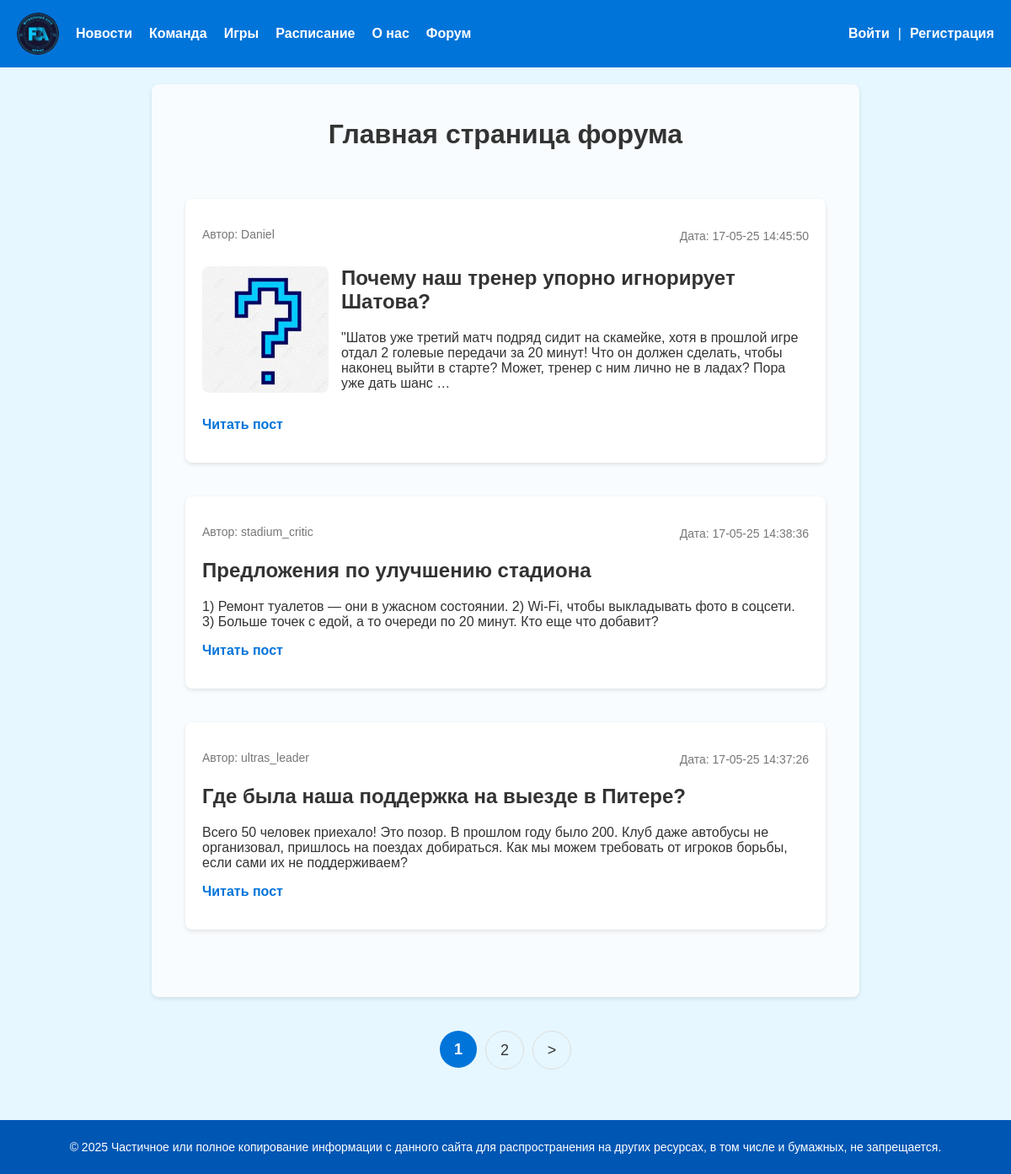
Screenshot of /forum/home/ with the database file from the repository.
### forum/models.py (models this page shows, shortened)
class Post(models.Model):
    class Status(models.IntegerChoices):
        DRAFT = 0, 'черновик'
        PUBLISHED = 1, 'опубликованно'
    title = models.CharField(max_length=255, verbose_name="Заголовок")
    slug = models.SlugField(max_length=255, unique=True, db_index=True, verbose_name="Slug")
    photo = models.ImageField(upload_to="post_photo/%y/%m/%d", default=None, blank=True, null=True, verbose_name="Фото")
    content = models.TextField(blank=True, verbose_name="Текст новости", validators=[MinLengthValidator(5, message="Минимум 5 символов"), MaxLengthValidator(10000, message="Максимум 10000 символов")])
    time_create = models.DateTimeField(auto_now_add=True, verbose_name="Время создания")
    time_update = models.DateTimeField(auto_now=True, verbose_name="Время изменения")
    is_published = models.BooleanField(choices=tuple(map(lambda x: (bool(x[0]), x[1]), Status.choices)), default=Status.DRAFT, verbose_name="Статус")
    author = models.ForeignKey(get_user_model(), on_delete=models.CASCADE, related_name='posts', null=True, default=None)
    objects = models.Manager()
    published = PublishedManager()
    def get_absolute_url(self):
        return reverse('forum:post', kwargs={'post_slug': self.slug})
    class Meta:
        verbose_name = "Пост"
        verbose_name_plural = "Посты"

### users/models.py (models this page shows)
class User(AbstractUser):
    photo = models.ImageField(upload_to='user_photo/%Y/%m/%d', blank=True, null=True, verbose_name='Аватар')
    date_birth = models.DateTimeField(blank=True, null=True, verbose_name='Дата рождения')

### forum/views.py (the view)
# urls.py: path('home/', views.ForumHome.as_view(), name='forum_home'),
class ForumHome(DataMixin, ListView):
    template_name = 'forum/home.html'
    context_object_name = 'posts'
    title_page = 'Главная страница форума'
    def get_queryset(self):
        return Post.published.all().order_by('-time_update')

### forum/models.py (called while the page is built)
    def get_queryset(self):
        return super().get_queryset().filter(is_published=Post.Status.PUBLISHED)

### users/context_processors.py (called while the page is built)
def get_menu_context(request):
    return {'menu': menu}

### forum/templates/forum/home.html (shortened to what this page needs)
{% extends "base.html" %}
{% load static %}
{% block content %}
<h1 align="center">{{title}}</h1>
    <div class="forum-page">
        <ul class="list-articles">
            {% for p in posts %}
                <li>
                    <div class="article-panel">
                        <p class="first">Автор: {{p.author.username|default:"неизвестен"}}</p>
                        <p class="last">Дата: {{ p.time_update|date:"d-m-y H:i:s" }}</p>
                    </div>
                    {% if p.photo %}
                        <p><img class="img-article-left thumb" src="{{ p.photo.url }}" alt=""></p>
                    {% endif %}
                    <h2>{{ p.title }}</h2>
                    {% autoescape off %}
                        {{ p.content|linebreaks|truncatewords:40 }}
                    {% endautoescape %}
                    <p class="link-read-post"><a href="{{ p.get_absolute_url }}">Читать пост</a></p>
                </li>
            {% endfor %}
        </ul>
    </div>
{% endblock %}
{% block navigation %}
    {% if page_obj.has_other_pages %}
        <nav class="list-pages">
            <ul>
                {% for p in paginator.page_range %}
                    {% if page_obj.number == p %}
                        <li class="page-num page-num-selected">{{ p }}</li>
                    {% elif p >= page_obj.number|add:-2 and p <= page_obj.number|add:2 %}
                        <li class="page-num">
                            <a href="?page={{ p }}">{{ p }}</a>
                        </li>
                    {% endif %}
                {% endfor %}
                {% if page_obj.has_next %}
                    <li class="page-num">
                        <a href="?page={{ page_obj.next_page_number }}">></a>
                    </li>
                {% endif %}
            </ul>
        </nav>
    {% endif %}
{% endblock %}

### core/static/core/css/styles.css (style rules this page uses)
body { margin: 0; font-family: Arial, sans-serif; background-color: #f4f9fc; color: #333; display: flex; flex-direction: column; min-height: 100vh; }
.list-articles { list-style: none; padding: 0; }
.list-articles li { margin-bottom: 40px; padding: 20px; border-radius: 8px; background-color: #fff; box-shadow: 0 2px 5px rgba(0, 0, 0, 0.1); }
.list-articles h2 { font-size: 24px; margin-top: 0; color: #333; }
.list-articles .last { font-size: 14px; color: #777; margin-bottom: 10px; }
.list-articles a { color: #0074d9; text-decoration: none; }
.list-articles .link-read-post { margin-top: 15px; }
.list-articles .link-read-post a { font-weight: bold; }
.list-pages { text-align: center; margin: 40px 0; }
.list-pages ul { margin: 0; padding: 0; list-style: none; display: inline-flex; gap: 10px; }
.list-pages ul li { display: inline-block; margin: 0; }
.list-pages a, .list-pages .page-num-selected { display: inline-block; width: 44px; height: 44px; line-height: 44px; text-align: center; font-size: 18px; color: #333; text-decoration: none; border-radius: 50%; border: 1px solid #ddd; transition: all 0.3s ease; }
.list-pages .page-num-selected { background-color: #0074d9; color: white; border: none; font-weight: bold; }
.article-panel { display: flex; justify-content: space-between; align-items: center; margin-bottom: 10px; }
.article-panel .first { font-size: 14px; color: #777; }
.article-panel .last { font-size: 14px; color: #777; }
.img-article-left.thumb { float: left; margin-right: 15px; margin-bottom: 10px; width: 150px; height: auto; border-radius: 8px; object-fit: cover; }
.forum-page { padding: 20px; min-height: 100%; }
.list-articles li { position: relative; margin-bottom: 40px; padding: 20px; border-radius: 8px; background-color: #fff; box-shadow: 0 2px 5px rgba(0, 0, 0, 0.1); }
.img-article-left { float: left; margin-right: 15px; margin-bottom: 10px; width: 150px; height: auto; border-radius: 8px; object-fit: cover; }

### rows the page displays
Post: author.username "Daniel", time_update "17-05-25 14:45:50", photo (picture), title "Почему наш тренер упорно игнорирует Шатова?", content "\"Шатов уже третий матч подряд сидит на скамейке, хотя в прошлой игре отдал 2 голевые передачи за 20 минут! Что он должен сделать, чтобы наконец выйти в старте? Может, тренер с ним лично не в ладах? Пора уже дать шанс …"
Post: author.username "stadium_critic", time_update "17-05-25 14:38:36", title "Предложения по улучшению стадиона", content "1) Ремонт туалетов — они в ужасном состоянии. 2) Wi-Fi, чтобы выкладывать фото в соцсети. 3) Больше точек с едой, а то очереди по 20 минут. Кто еще что добавит?"
Post: author.username "ultras_leader", time_update "17-05-25 14:37:26", title "Где была наша поддержка на выезде в Питере?", content "Всего 50 человек приехало! Это позор. В прошлом году было 200. Клуб даже автобусы не организовал, пришлось на поездах добираться. Как мы можем требовать от игроков борьбы, если сами их не поддерживаем?"

### other values shown
{{ m.title }} "Новости" "Команда" "Игры" "Расписание" "О нас" "Форум"
{{ title }} "Главная страница форума"
{{ p }} "1"
{{ p }} "2"
